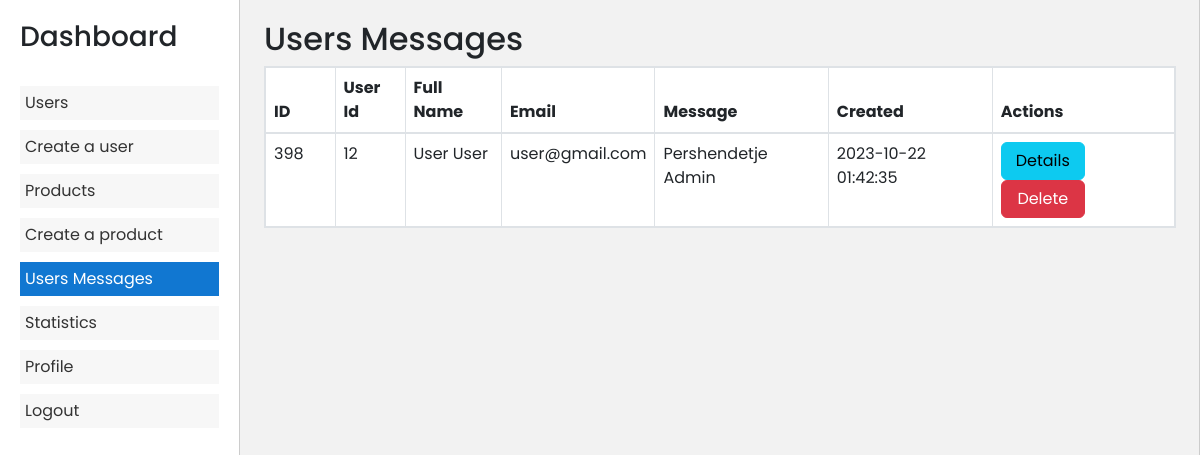
Page /admin/dashboard.php?page=admin_messages_to_user (signed in) on the committed database.
### tables this page shows
CREATE TABLE IF NOT EXISTS `live_support` (
  `id` int NOT NULL AUTO_INCREMENT,
  `status` varchar(20) NOT NULL,
  `user_id` int NOT NULL,
  `user_fullname` varchar(255) NOT NULL,
  `user_email` varchar(255) NOT NULL,
  `message` text NOT NULL,
  `created_at` timestamp NULL DEFAULT CURRENT_TIMESTAMP,
  PRIMARY KEY (`id`)
);

### admin/admin_messages_to_user.php (the view, shortened to what this page needs)
<?php
if (isset($_SESSION["admin"])) {
    require "../validate/connect.php";
?>
    <!DOCTYPE html>
    <html lang="en">
    <head>
        <link href="https://cdn.jsdelivr.net/npm/bootstrap@5.3.0/dist/css/bootstrap.min.css" rel="stylesheet">
    </head>
    <body>
        <div class="container">
            <h2>Users Messages</h2>
            <table class="table table-bordered">
                <thead>
                    <tr>
                        <th>ID</th>
                        <th>User Id</th>
                        <th>Full Name</th>
                        <th>Email</th>
                        <th>Message</th>
                        <th>Created</th>
                        <th>Actions</th>
                    </tr>
                </thead>
                <tbody>
                    <?php
                    $sql = "SELECT ls.*
                    FROM live_support ls
                    INNER JOIN (
                        SELECT user_id, MAX(created_at) AS max_created_at
                        FROM live_support
                        GROUP BY user_id
                    ) latest_msg
                    ON ls.user_id = latest_msg.user_id
                    AND ls.created_at = latest_msg.max_created_at";
                    $result = mysqli_query($connect, $sql);
                    while ($row = mysqli_fetch_assoc($result)) {
                        echo '<tr>
                    <td style="width: 70px;">' . $row["id"] . '</td>
                    <td style="width: 70px;">' . $row["user_id"] . '</td>
                    <td>' . $row["user_fullname"] . '</td>
                    <td>' . $row["user_email"] . '</td>
                    <td>' . $row["message"] . '</td>
                    <td>' . $row["created_at"] . '</td>
                    <td>
                        <a href="?page=details_admin_messages_to_user&user_messages_id=' . $row["user_id"] . '" class="btn btn-width btn-info">Details</a>
                        <a href="delete_user_messages.php?user_messages_id=' . $row["user_id"] . '" class="btn btn-width btn-danger" onclick="return confirm(\'Are you sure you want to delete this chat?\')">Delete</a>
                    </td>
                </tr>';
                    }
                    ?>
                </tbody>
            </table>
        </div>
    </body>
    </html>
<?php
} else if (isset($_SESSION["user"])) {
    header("location:../index.php");
} else {
    header("Location: ../login.php");
}

### admin/dashboard.php (style rules this page uses)
* { font-family: "Poppins", sans-serif; }
@media (min-width: 1200px) { .container, .container-lg, .container-md, .container-sm, .container-xl { max-width: 1350px !important; } }

### admin/admin_messages_to_user.php (style rules this page uses)
body { font-family: Arial, sans-serif; background-color: #f2f2f2; }
.table-bordered thead td, .table-bordered thead th { border-bottom-width: 2px; }
tbody, td, tfoot, th, thead, tr { border-color: inherit; border-style: solid; border-width: 2px; }
.btn-width { width: 84px !important; }

### rows in the picture
live_support: id "398", user "12", user_fullname "User User", user_email "user@gmail.com", message "Pershendetje Admin", created_at "2023-10-22 01:42:35"
